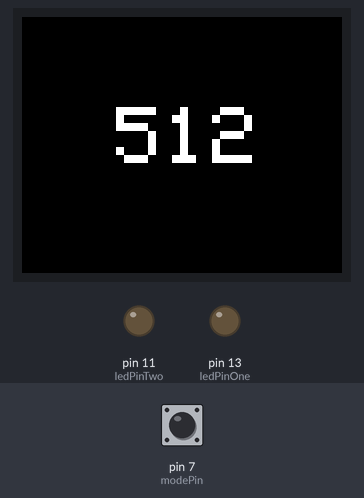
A sketch run on a simulated Arduino Uno, built with avr-gcc and run on an emulated ATmega328P. Parts: 160×128 colour display, output pins drawn as LEDs (lit = HIGH). The inputs (shaded band) are chosen by the test bench; at power-on: pin 7 (modePin) LOW. Storage starts empty; what the sketch prints to the serial monitor is not drawn.

1.3 s: pin 7 (modePin) pulsed HIGH 2 times (0.12 s each, 0.3 s apart)
Above: at 2.4 s.
Timing chart, 0 to 4.3 s (numbered marks = the images above; inputs shaded):
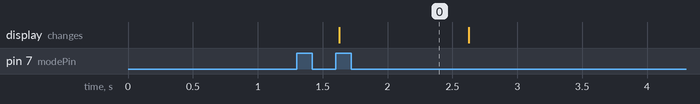

Measured:
- after the input at 1.3 s, the display: changes after 0.33 s (image 0)

The sketch:

sketch_mar16a.ino
```cpp
/*
 Using a single switch to select between 3 modes
*/
// Schematic: http://www.pwillard.com/files/mode4.jpg
//===============================================================
// Global Variables & Constants
//===============================================================

const int ledPinOne = 13; // LED1 ANODE
const int ledPinTwo = 11; // LED2 ANODE
//const int ledPinThree = 11; // LED3 ANODE
const int modePin = 7; // Active HIGH, held low by 4.7K

int mode = 0; // Selector State (Initial state = ALL OFF)
int val = 0; // Pin 13 HIGH/LOW Status
int butState = 0; // Last Button State
int modeState = 0; // Last Mode State
boolean debug = 1; // 1 = Print Serial Enabled / 0 = disabled

//FRONT

// include the necessary libraries
#include <SPI.h>
#include <SD.h>
#include <TFT.h>  // Arduino LCD library

// pin definition for the Uno
#define sd_cs  4
#define lcd_cs 10
#define dc     9
#define rst    8

TFT TFTscreen = TFT(lcd_cs, dc, rst);
PImage logo;

char sensorPrintout[4];

//===============================================================
// SETUP
//===============================================================
void setup () {
 pinMode(ledPinOne, OUTPUT);
 pinMode(ledPinTwo, OUTPUT);
 //pinMode(ledPinThree, OUTPUT);
 pinMode(modePin, INPUT);
 if (debug){
 Serial.begin(9600);
 Serial.print("Initial Mode: ");
 Serial.println(mode);
 Serial.print("Setup Complete\n");
 // initialize the serial port: it will be used to
  // print some diagnostic info
  while (!Serial) {
    // wait for serial port to connect. Needed for native USB port only
  }

  // clear the GLCD screen before starting
  TFTscreen.background(255, 255, 255);

  // try to access the SD card. If that fails (e.g.
  // no card present), the setup process will stop.
  Serial.print(F("Initializing SD card..."));
  if (!SD.begin(sd_cs)) {
    Serial.println(F("failed!"));
    return;
  }
  Serial.println(F("OK!"));

  // initialize and clear the GLCD screen
  TFTscreen.begin();
  TFTscreen.background(0, 0, 0);
 }
}

//===============================================================
// Main Loop
//===============================================================
void loop() {

 val = digitalRead(modePin);

 // If we see a change in button state, increment mode value
 if (val != butState && val == HIGH){
 mode++;
 }

 butState = val; // Keep track of most recent button state

 // No need to keep setting pins *every* loop
 if (modeState != mode){

 // If no keys have been pressed yet don't execute
 // the switch code below
 // if (mode != 0) {

 switch ( mode ) {
 //case 1 is actually handled below as default

case 2:
 TFTscreen.begin();

  // clear the screen with a black background
  TFTscreen.background(0, 0, 0);


  logo = TFTscreen.loadImage("FRONTS~1.BMP");
  if (!logo.isValid()) {
    Serial.println(F("error while loading arduino.bmp"));
  }
 TFTscreen.image(logo, 20, 0);

  TFTscreen.setTextSize(4);


  // Read the value of the sensor on A0
  String sensorVal1 = String(analogRead(A0));

  // convert the reading to a char array
  sensorVal1.toCharArray(sensorPrintout, 4);

  // set the font color
  TFTscreen.stroke(255, 255, 255);
  // print the sensor value

  TFTscreen.text(sensorPrintout, 47, 45);

  // wait for a moment
   delay(1000);
  TFTscreen.stroke(0, 0, 0);
  TFTscreen.text(sensorPrintout, 47, 45);
 showState();
 break;
 case 3:
  logo = TFTscreen.loadImage("REARSV~1.BMP");
  if (!logo.isValid()) {
    Serial.println(F("error while loading arduino.bmp"));
  }
 TFTscreen.image(logo, 20, 0);

  TFTscreen.setTextSize(4);

  // Read the value of the sensor on A1
  String sensorVal2 = String(analogRead(A1));

  // convert the reading to a char array
  sensorVal2.toCharArray(sensorPrintout, 4);

  // set the font color
  TFTscreen.stroke(255, 255, 255);
  // print the sensor value

  TFTscreen.text(sensorPrintout, 47, 45);

  // wait for a moment
  delay(1000);
  TFTscreen.stroke(0, 0, 0);
  TFTscreen.text(sensorPrintout, 47, 45);
 showState();
 break;
 case 4:
  TFTscreen.begin();

  // clear the screen with a black background
  TFTscreen.background(0, 0, 0);

  // write the static text to the screen
  // set the font color to white
  TFTscreen.stroke(255, 255, 255);
  // set the font size
  TFTscreen.setTextSize(4);
  // write the text to the top left corner of the screen
  TFTscreen.text("PLEASE ", 10, 0);
  TFTscreen.setTextSize(3);
  TFTscreen.text("TO PARK! ", 10, 100);


  // set the font color
  TFTscreen.stroke(255, 255, 255);
  // print the sensor value
  TFTscreen.setTextSize(5);
  TFTscreen.text("N ", 60, 40);


  // wait for a moment
  delay(250);
  // erase the text you just wrote
  TFTscreen.stroke(0, 0, 0);
  TFTscreen.text(sensorPrintout, 50, 50);
    TFTscreen.stroke(0, 0, 0);
  TFTscreen.text(sensorPrintout, 30, 70);
    TFTscreen.stroke(0, 0, 0);
 showState();
 break;
 default:
 mode = 1;
 // loop back to 1 by default, seems redundant but
 // it also handles the "mode is > 3" problem
 TFTscreen.begin();
  TFTscreen.background(0, 0, 0);

  // now that the SD card can be access, try to load the
  // image file.
  logo = TFTscreen.loadImage("DRIVES~1.BMP");
  if (!logo.isValid()) {
    Serial.println(F("error while loading arduino.bmp"));
  }
 TFTscreen.image(logo, 20, 0);


  // Read the value of the sensor on A2
  String sensorVal3 = String(analogRead(A2));

  // convert the reading to a char array
  sensorVal3.toCharArray(sensorPrintout, 4);


  // set the font color
  TFTscreen.stroke(255, 255, 255);
  // print the sensor value
TFTscreen.setTextSize(3);
  TFTscreen.text(sensorPrintout, 56, 20);
  TFTscreen.setTextSize(4);
  TFTscreen.text(sensorPrintout, 49, 45);
  TFTscreen.setTextSize(3);
  TFTscreen.text(sensorPrintout, 57, 80);

  // wait for a moment
   delay(1000);
   TFTscreen.setTextSize(3);
  TFTscreen.stroke(0, 0, 0);
  TFTscreen.text(sensorPrintout, 56, 20);
  TFTscreen.setTextSize(4);
  TFTscreen.stroke(0, 0, 0);
  TFTscreen.text(sensorPrintout, 49, 45);
  TFTscreen.setTextSize(3);
  TFTscreen.stroke(0, 0, 0);
  TFTscreen.text(sensorPrintout, 57, 80);

 showState();
 break;
 } // end switch
// } // end of "if mode = 0" check
 } // end of ModeState check
 modeState = mode; // Keep track of mode recent mode value
 delay(10); // slow the loop just a bit for debounce
}

//===============================================================
// Subroutine
//===============================================================
void showState() {
 if (debug){
 Serial.print("Mode: ");
 Serial.println(mode);
 }
}
```
